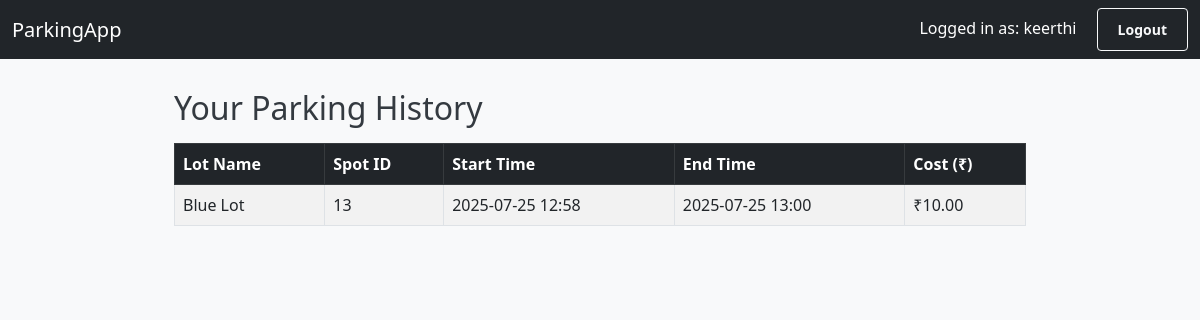
The app's page /history (signed in) with its own data.
### models.py (models this page shows)
class User(db.Model, UserMixin):
    id = db.Column(db.Integer, primary_key=True)
    username = db.Column(db.String(80), unique=True)
    password = db.Column(db.String(120))
    role = db.Column(db.String(10))  # 'admin' or 'user'
    reservations = db.relationship('Reservation', backref='user', lazy=True)

class Reservation(db.Model):
    id = db.Column(db.Integer, primary_key=True)
    user_id = db.Column(db.Integer, db.ForeignKey('user.id'))
    spot_id = db.Column(db.Integer, db.ForeignKey('parking_spot.id'))
    start_time = db.Column(db.DateTime)
    end_time = db.Column(db.DateTime)
    cost = db.Column(db.Float)

class ParkingLot(db.Model):
    id = db.Column(db.Integer, primary_key=True)
    name = db.Column(db.String(100))
    address = db.Column(db.String(200))
    pin = db.Column(db.String(10))
    price = db.Column(db.Float)
    max_spots = db.Column(db.Integer)
    spots = db.relationship('ParkingSpot', backref='lot', lazy=True)

class ParkingSpot(db.Model):
    id = db.Column(db.Integer, primary_key=True)
    lot_id = db.Column(db.Integer, db.ForeignKey('parking_lot.id'), nullable=False)
    status = db.Column(db.String(1))  # 'A' (Available) or 'O' (Occupied)
    reservations = db.relationship('Reservation', backref='spot', lazy=True)

### app.py (the view)
@app.route('/history')
@login_required
def parking_history():
    if current_user.role != 'user':
        return redirect(url_for('home'))
    reservations = Reservation.query.filter_by(user_id=current_user.id).order_by(Reservation.start_time.desc()).all()
    return render_template('history.html', reservations=reservations)

### app.py (called while the page is built)
@login_manager.user_loader
def load_user(user_id):
    return User.query.get(int(user_id))

### templates/history.html (shortened to what this page needs)
{% extends "layout.html" %}
{% block content %}
<div class="container mt-4">
    <h2 class="mb-3">Your Parking History</h2>
    {% if reservations %}
        <table class="table table-striped table-bordered">
            <thead class="table-dark">
                <tr>
                    <th>Lot Name</th>
                    <th>Spot ID</th>
                    <th>Start Time</th>
                    <th>End Time</th>
                    <th>Cost (₹)</th>
                </tr>
            </thead>
            <tbody>
                {% for res in reservations %}
                <tr>
                    <td>{{ res.spot.lot.name }}</td>
                    <td>{{ res.spot.id }}</td>
                    <td>{{ res.start_time.strftime('%Y-%m-%d %H:%M') }}</td>
                    <td>
                        {% if res.end_time %}
                            {{ res.end_time.strftime('%Y-%m-%d %H:%M') }}
                        {% else %}
                            <span class="text-danger">Active</span>
                        {% endif %}
                    </td>
                    <td>
                        {% if res.cost %}
                            ₹{{ '%.2f' % res.cost }}
                        {% else %}
                            —
                        {% endif %}
                    </td>
                </tr>
                {% endfor %}
            </tbody>
        </table>
    {% else %}
        <div class="alert alert-info">You have no parking history yet.</div>
    {% endif %}
</div>
{% endblock %}

### templates/layout.html (shortened to what this page needs)
<!DOCTYPE html>
<html lang="en">
<head>
    <link href="https://cdn.jsdelivr.net/npm/bootstrap@5.3.0/dist/css/bootstrap.min.css" rel="stylesheet">
    <link rel="stylesheet" href="{{ url_for('static', filename='style.css') }}">
</head>
<body>
    <nav class="navbar navbar-expand-lg navbar-dark bg-dark mb-4">
        <div class="container-fluid">
            <a class="navbar-brand" href="{{ url_for('home') }}">ParkingApp</a>
            <div>
                {% if current_user.is_authenticated %}
                    <span class="text-white me-3">Logged in as: {{ current_user.username }}</span>
                    <a href="{{ url_for('logout') }}" class="btn btn-outline-light btn-sm">Logout</a>
                {% else %}
                    <a href="{{ url_for('login') }}" class="btn btn-outline-light btn-sm">Login</a>
                    <a href="{{ url_for('register') }}" class="btn btn-outline-light btn-sm ms-2">Register</a>
                {% endif %}
            </div>
        </div>
    </nav>
    <div class="container">
        {% block content %}{% endblock %}
    </div>
</body>
</html>

### static/style.css (style rules this page uses)
body { background-color: #f8f9fa; font-family: 'Segoe UI', Tahoma, Geneva, Verdana, sans-serif; margin: 0; padding: 0; }
.container { margin-top: 30px; max-width: 900px; }
h1, h2, h4 { color: #343a40; margin-bottom: 20px; }
.btn { padding: 10px 20px; font-weight: bold; }
.navbar { margin-bottom: 0; }

### records on screen
User: username "keerthi"
Reservation: spot.lot.name "Blue Lot", spot.id "13", start_time "2025-07-25 12:58", end_time "2025-07-25 13:00", cost "10.00"
